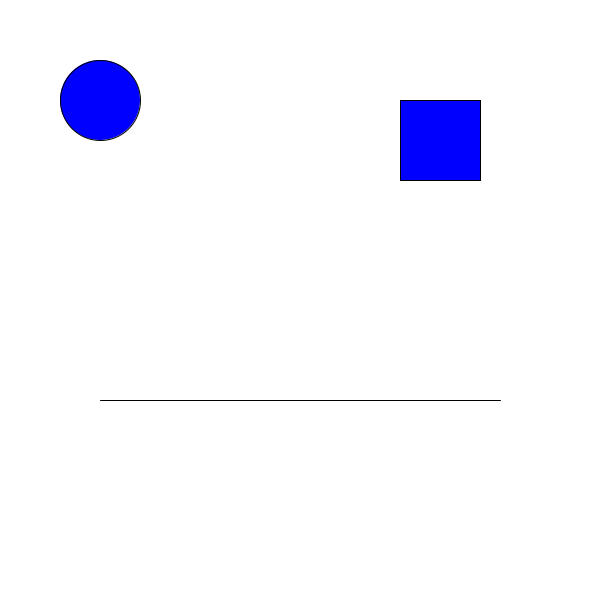
Frame 1 (no input)
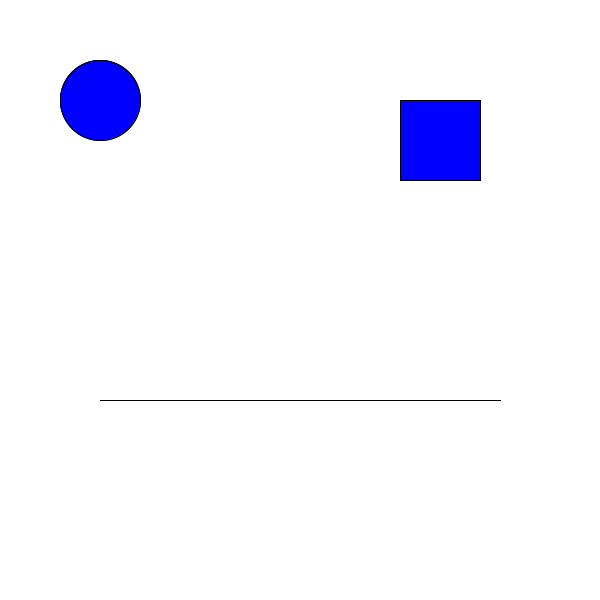
Frame 2 (the mouse pressed at the canvas centre, redrawn once)

The Processing sketch that drew these frames (run headless with seeded random() and noise(); the mouse was pressed at the canvas centre and the sketch redrawn once):

// Processing sketch: sketch_face
// ── sketch_face.pde
void setup() {
  size(600, 600);
  background(255, 255, 255);
  noLoop();
  
}

void draw() {
  fill(0, 0, 255);
  stroke(0, 0, 0);
  strokeWeight(1);
  
  ellipse(100, 100, 80, 80);
  rect(400, 100, 80, 80);
  line(100, 400, 500, 400);
}
